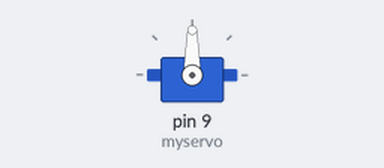
Simulated run of this sketch. Board: Arduino Uno, built with avr-gcc and run on an emulated ATmega328P. Parts: servo.

Above: at 0.05 s.
At 8.95 s:
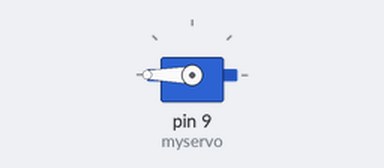
At 17.95 s:
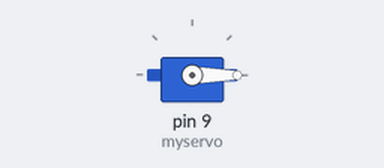
Timing chart, 0 to 23.4 s (numbered marks = the images above):
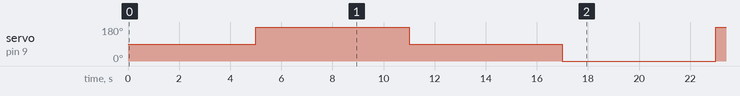

The sketch:

servoTest.ino
```cpp
#include <Servo.h>

Servo myservo;
int pos = 0;

void setup() {
  myservo.attach(9);

}

void loop() {
  delay(5000);
  myservo.write(180);
  delay(6000);
  myservo.write(90);
  delay(6000);
  myservo.write(0);
  delay(1000);
}
```

Measured:
- by itself, servo on pin 9 (myservo): repeats every 18.0 s: 90° 6.0 s, 0° 6.0 s, 180° 6.0 s
